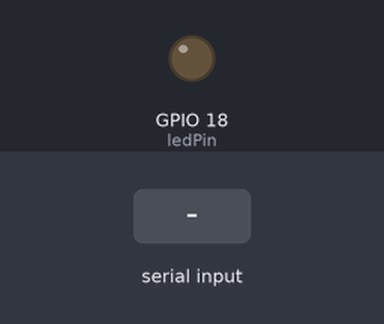
The sketch below on a simulated ESP32. Shown: output pins drawn as LEDs (lit = HIGH). The test bench sets the inputs (shaded band).

Above: at 1.2 s.
1.3 s: "1" received over Serial
At 2.5 s:
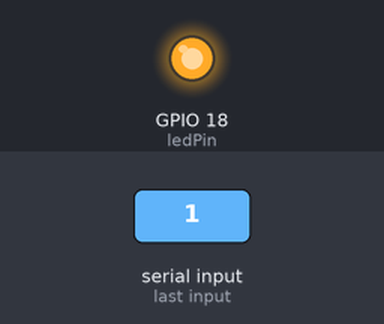
2.8 s: "0" received over Serial
At 3.8 s:
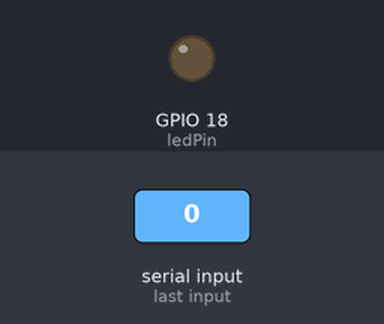
Timing chart, 0 to 5.8 s (numbered marks = the images above; inputs shaded):
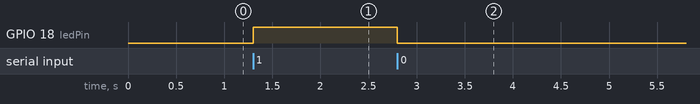

Measured:
- after the input at 1.3 s, GPIO 18 (ledPin): LOW → HIGH at once
- after the input at 2.8 s, GPIO 18 (ledPin): HIGH → LOW at once

The sketch:

cv_led.ino
```cpp
int ledPin = 18;

void setup() {
  pinMode(ledPin, OUTPUT);
  Serial.begin(9600);
}

void loop() {
  if (Serial.available()) {
    char c = Serial.read();
    if (c == '1') digitalWrite(ledPin, HIGH);
    if (c == '0') digitalWrite(ledPin, LOW);
  }
}
```
